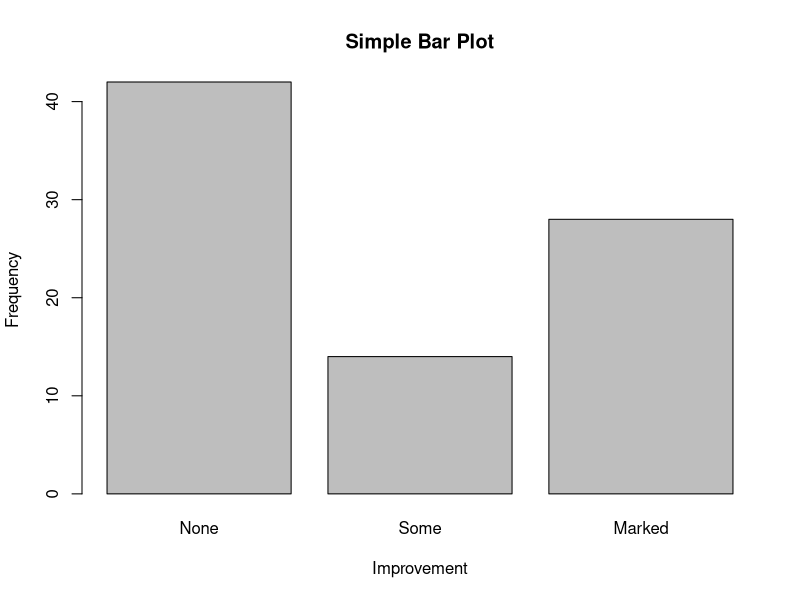
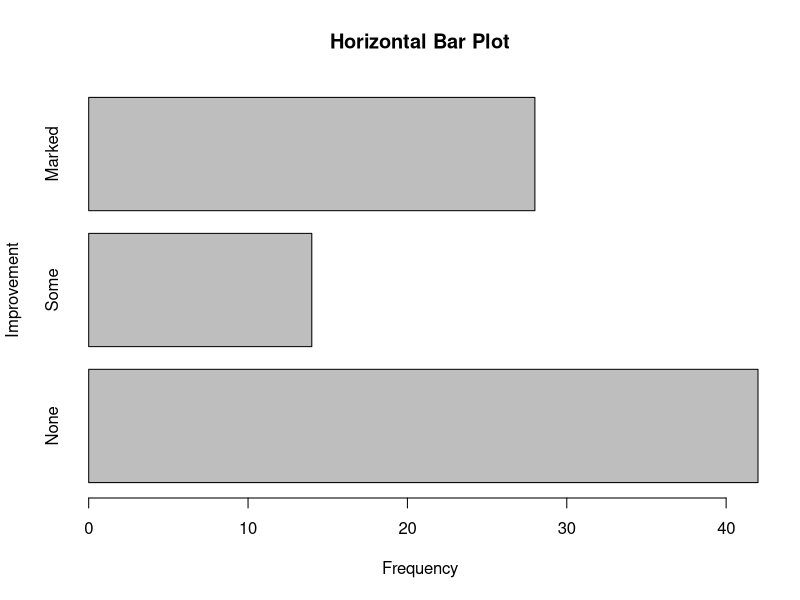
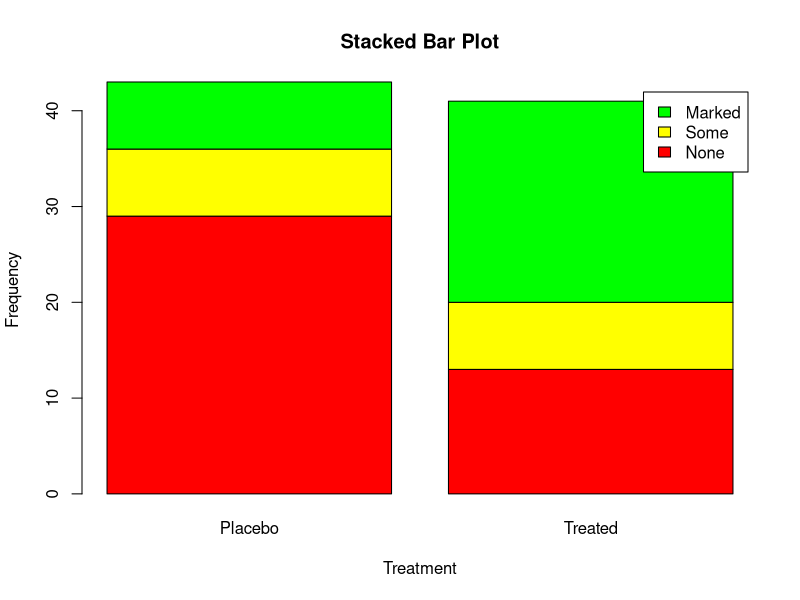
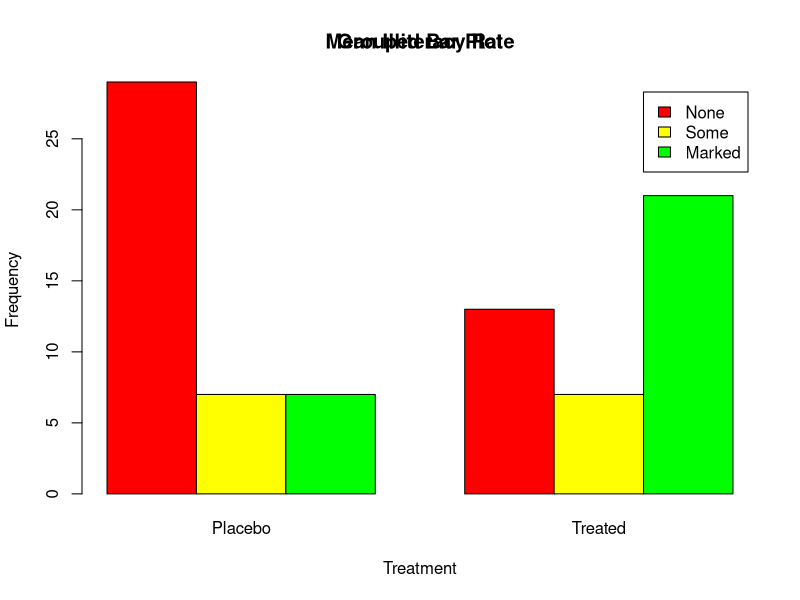

Write R code to recreate these figures, in order. (Note: this script raises an error after producing the figures.)

# chapter6. Basic graphs


# This chapter covers
#   Bar, box, and dot plots
#   Pie and fan charts
#   Histograms and kernel density plots


# Remove most objects from the working environment
rm(list = ls()) 
options(stringsAsFactors = F)


# 6.1. Bar plots
library(vcd)
head(Arthritis)
dim(Arthritis)

# 6.1.1. Simple bar plots
counts <- table(Arthritis$Improved)
counts

# code listing 6.1
barplot(counts,
        main = "Simple Bar Plot",
        xlab = "Improvement",
        ylab = "Frequency")

barplot(counts,
        main = "Horizontal Bar Plot",
        ylab = "Improvement",
        xlab = "Frequency",
        horiz = T)

# 6.1.2. Stacked and grouped bar plots
counts <- table(Arthritis$Improved, Arthritis$Treatment)
counts

# code listing 6.2
barplot(counts,
        main = "Stacked Bar Plot",
        xlab = "Treatment",
        ylab = "Frequency",
        col = c("red", "yellow", "green"),
        legend=rownames(counts))

barplot(counts,
        main = "Grouped Bar Plot",
        xlab = "Treatment",
        ylab = "Frequency",
        col = c("red", "yellow", "green"),
        legend=rownames(counts), beside = T)

# 6.1.3. Mean bar plots
# code listing 6.3
states <- data.frame(state.region, state.x77)
head(states)

means <- aggregate(states$Illiteracy, by=list(state.region), FUN=mean)
means

means <- means[order(means$x),]

barplot(means$x, names.arg = means$Group.1, title("Mean Illiteracy Rate"))

# 6.1.4. Tweaking bar plots
# code listing 6.4
par(mar=c(5,8,4,2))
par(las=2)
counts <- table(Arthritis$Improved)

barplot(counts,
        main="Treatment Outcome",
        horiz=TRUE, cex.names=0.8,
        names.arg=c("No Improvement", "Some Improvement",
                    "Marked Improvement"))

# 6.1.5. Spinograms spine()

library(vcd)
attach(Arthritis)
counts <- table(Treatment, Improved)
spine(counts, main="Spinogram Example")
detach(Arthritis)

# 6.2. Pie charts











